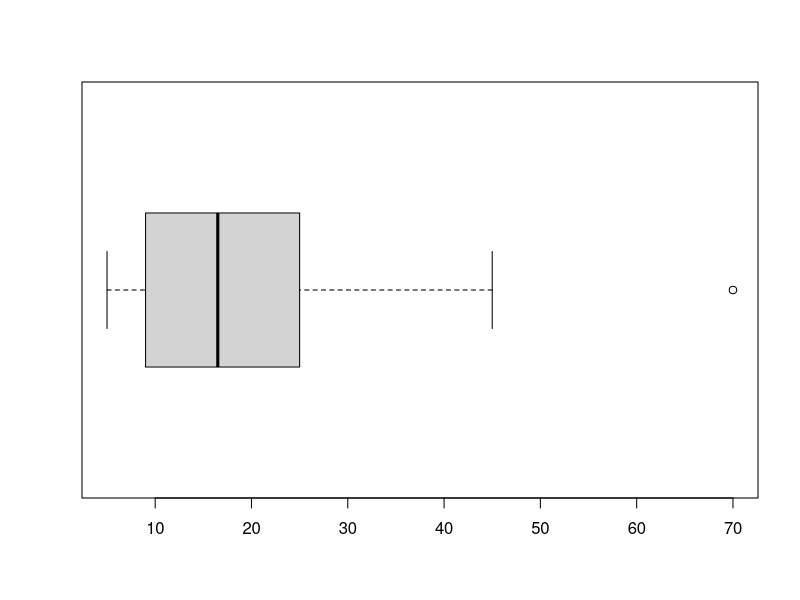

The R source for this figure:
## ---- chunk 1
minutes <- c(9,18,15,23,5,9,15,5,45,27,70,17,28,8,22,16,25,16)
## ---- chunk 2
means <- replicate(5000, mean(sample(minutes, replace = T)))
upper_emp <- quantile(means, c(0.025, 0.975))[2]
lower_emp <- quantile(means, c(0.025, 0.975))[1]

print(paste0("empirical: ", "(", round(lower_emp, 4), ", ", round(upper_emp, 4), ")"))
## ---- chunk 3
upper <- mean(minutes) + 2 * sd(means)
lower <- mean(minutes) - 2 * sd(means)
print(paste0("Theoritical: ", "(", round(lower, 4), ", ", round(upper, 4), ")"))
## ---- chunk 4
sd_theory <- sd(minutes) / sqrt(length(minutes))
sd_theory
## ---- chunk 5
t_test <- t.test(minutes, alternative = "greater", mu = 30)
t_test
## ---- chunk 6
(mean(minutes) - 30) / sd_theory
## ---- chunk 7
boxplot(minutes, horizontal = T)
